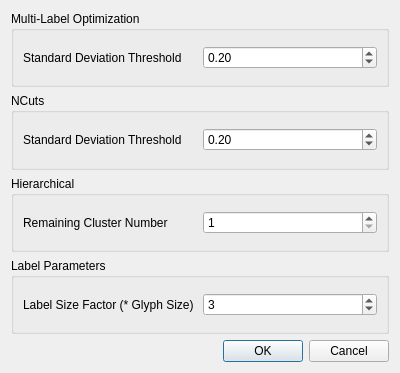
<?xml version="1.0" encoding="UTF-8"?>
<ui version="4.0">
 <class>OptionDialog</class>
 <widget class="QDialog" name="OptionDialog">
  <property name="geometry">
   <rect>
    <x>0</x>
    <y>0</y>
    <width>400</width>
    <height>373</height>
   </rect>
  </property>
  <property name="windowTitle">
   <string>Options</string>
  </property>
  <layout class="QVBoxLayout" name="verticalLayout_3">
   <item>
    <layout class="QVBoxLayout" name="verticalLayout_2">
     <item>
      <layout class="QVBoxLayout" name="verticalLayout">
       <item>
        <widget class="QGroupBox" name="groupBox">
         <property name="title">
          <string>Multi-Label Optimization</string>
         </property>
         <layout class="QHBoxLayout" name="horizontalLayout">
          <item>
           <widget class="QLabel" name="label">
            <property name="text">
             <string>Standard Deviation Threshold</string>
            </property>
           </widget>
          </item>
          <item>
           <widget class="QDoubleSpinBox" name="ml_threshold_spinbox">
            <property name="minimum">
             <double>0.010000000000000</double>
            </property>
            <property name="maximum">
             <double>0.500000000000000</double>
            </property>
            <property name="singleStep">
             <double>0.010000000000000</double>
            </property>
            <property name="value">
             <double>0.200000000000000</double>
            </property>
           </widget>
          </item>
         </layout>
        </widget>
       </item>
       <item>
        <widget class="QGroupBox" name="groupBox_2">
         <property name="title">
          <string>NCuts</string>
         </property>
         <layout class="QHBoxLayout" name="horizontalLayout_2">
          <item>
           <widget class="QLabel" name="label_2">
            <property name="text">
             <string>Standard Deviation Threshold</string>
            </property>
           </widget>
          </item>
          <item>
           <widget class="QDoubleSpinBox" name="ncuts_threshold_spinbox">
            <property name="minimum">
             <double>0.010000000000000</double>
            </property>
            <property name="maximum">
             <double>0.500000000000000</double>
            </property>
            <property name="singleStep">
             <double>0.010000000000000</double>
            </property>
            <property name="value">
             <double>0.200000000000000</double>
            </property>
           </widget>
          </item>
         </layout>
        </widget>
       </item>
       <item>
        <widget class="QGroupBox" name="groupBox_3">
         <property name="title">
          <string>Hierarchical</string>
         </property>
         <layout class="QHBoxLayout" name="horizontalLayout_3">
          <item>
           <widget class="QLabel" name="label_3">
            <property name="text">
             <string>Remaining Cluster Number</string>
            </property>
           </widget>
          </item>
          <item>
           <widget class="QSpinBox" name="hier_number_spinbox">
            <property name="minimum">
             <number>1</number>
            </property>
            <property name="maximum">
             <number>20</number>
            </property>
            <property name="value">
             <number>1</number>
            </property>
           </widget>
          </item>
         </layout>
        </widget>
       </item>
       <item>
        <widget class="QGroupBox" name="groupBox_4">
         <property name="title">
          <string>Label Parameters</string>
         </property>
         <layout class="QHBoxLayout" name="horizontalLayout_4">
          <item>
           <widget class="QLabel" name="label_4">
            <property name="text">
             <string>Label Size Factor (* Glyph Size)</string>
            </property>
           </widget>
          </item>
          <item>
           <widget class="QSpinBox" name="factor_spinbox">
            <property name="minimum">
             <number>1</number>
            </property>
            <property name="maximum">
             <number>10</number>
            </property>
            <property name="value">
             <number>3</number>
            </property>
           </widget>
          </item>
         </layout>
        </widget>
       </item>
      </layout>
     </item>
     <item>
      <widget class="QDialogButtonBox" name="buttonBox">
       <property name="orientation">
        <enum>Qt::Horizontal</enum>
       </property>
       <property name="standardButtons">
        <set>QDialogButtonBox::Cancel|QDialogButtonBox::Ok</set>
       </property>
      </widget>
     </item>
    </layout>
   </item>
  </layout>
 </widget>
 <resources/>
 <connections>
  <connection>
   <sender>buttonBox</sender>
   <signal>accepted()</signal>
   <receiver>OptionDialog</receiver>
   <slot>accept()</slot>
   <hints>
    <hint type="sourcelabel">
     <x>248</x>
     <y>254</y>
    </hint>
    <hint type="destinationlabel">
     <x>157</x>
     <y>274</y>
    </hint>
   </hints>
  </connection>
  <connection>
   <sender>buttonBox</sender>
   <signal>rejected()</signal>
   <receiver>OptionDialog</receiver>
   <slot>reject()</slot>
   <hints>
    <hint type="sourcelabel">
     <x>316</x>
     <y>260</y>
    </hint>
    <hint type="destinationlabel">
     <x>286</x>
     <y>274</y>
    </hint>
   </hints>
  </connection>
 </connections>
</ui>
